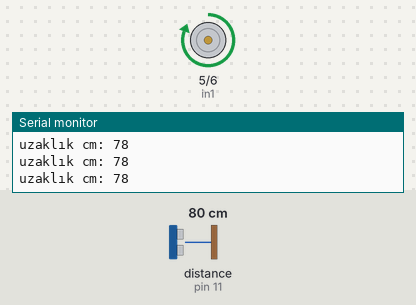
The sketch below on a simulated Arduino Uno, built with avr-gcc and run on an emulated ATmega328P. On the bench: motor-driver pin pairs drawn as motors (green arrow = first pin HIGH = forward, orange = second pin HIGH = backward, longer = more drive, scaled by the enable pin), the last lines printed to the serial monitor. Wiring (inferred from the names in the program): ultrasonic range finder: trigger pin 10; echo pin 11. Inputs (shaded band) come from the test bench; at power-on: distance to the obstacle (sensor on pin 11) 80 cm. The echo pulse lasts 58.3 µs per cm.

Above: at 1.2 s.
1.3 s: distance to the obstacle (sensor on pin 11) set to 20 cm
4.3 s: distance to the obstacle (sensor on pin 11) set to 17 cm
At 4.9 s:
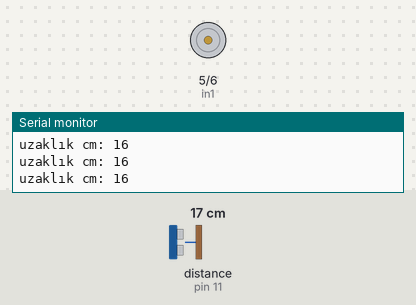
5.9 s: distance to the obstacle (sensor on pin 11) set to 299 cm
At 7.0 s:
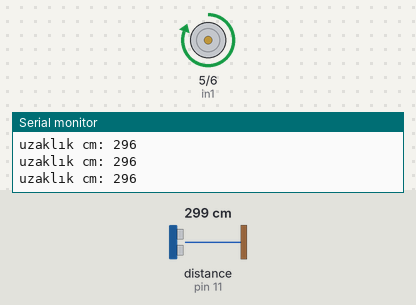
7.4 s: distance to the obstacle (sensor on pin 11) set to 2 cm
At 8.1 s:
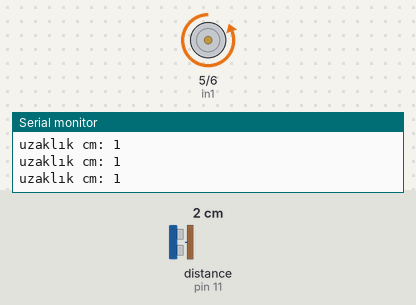
8.9 s: distance to the obstacle (sensor on pin 11) set to 12 cm
10.4 s: distance to the obstacle (sensor on pin 11) set to 15 cm
At 11.5 s:
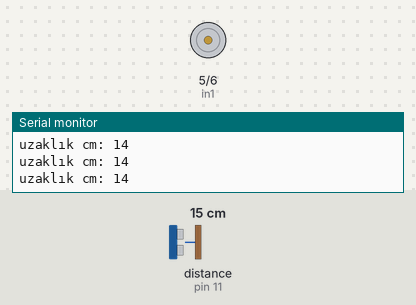
Timing chart, 0 to 13.4 s (numbered marks = the images above; inputs shaded):
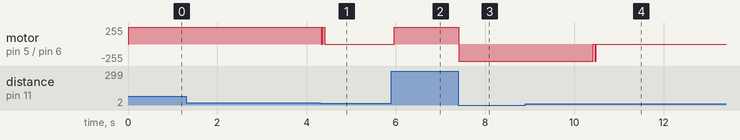

The sketch:

distance_measurement_software.ino
```cpp
#define in1  5
#define in2  6
#define en1  7
#define echoPin 11
#define trigPin 10


long zaman;
long uzaklik;


void setup() {
  pinMode(trigPin, OUTPUT);
  pinMode(echoPin, INPUT);

  pinMode(in1, OUTPUT);
  pinMode(in2, OUTPUT);

   pinMode(en1, OUTPUT);
Serial.begin(9600);


}

void loop() {

  digitalWrite(trigPin, LOW);
delayMicroseconds(2);

digitalWrite(trigPin, HIGH);
delayMicroseconds(10);
digitalWrite(trigPin, LOW);

zaman = pulseIn(echoPin, HIGH);
delay(10);

uzaklik= zaman*0.034/2;

Serial.print("uzaklık cm: ");
Serial.println(uzaklik);


if(uzaklik>15 ){

  motorileri1(130);


}
if(uzaklik<15)
{
 motorgeri1(130);

}
if(uzaklik>=13 && uzaklik<=17)
{
  durdur();

}


}


void motorileri1(int en1_val){
  analogWrite(en1 , en1_val);

digitalWrite(in1, HIGH);
digitalWrite(in2, LOW);
}

void motorgeri1(int en1_val){


  analogWrite(en1 ,en1_val );

digitalWrite(in1, LOW);
digitalWrite(in2, HIGH);

}

void durdur(){

  analogWrite(en1 ,0);

digitalWrite(in1, LOW);
digitalWrite(in2, LOW);


}
```

Measured:
- the behaviour switches between 19 and 18 cm on distance to the obstacle (sensor on pin 11) (found by bisection; images 0 and 1)
- the behaviour switches between 13 and 14 cm on distance to the obstacle (sensor on pin 11) (found by bisection; images 3 and 4)
- after the input at 4.3 s, motor on pin 5 (in1) / pin 6 (in2): forward 255/255 → stopped at once
- after the input at 5.9 s, motor on pin 5 (in1) / pin 6 (in2): stopped → forward 255/255 after 0.07 s
- after the input at 7.4 s, motor on pin 5 (in1) / pin 6 (in2): forward 255/255 → backward 255/255 at once
- after the input at 10.4 s, motor on pin 5 (in1) / pin 6 (in2): backward 255/255 → stopped at once
